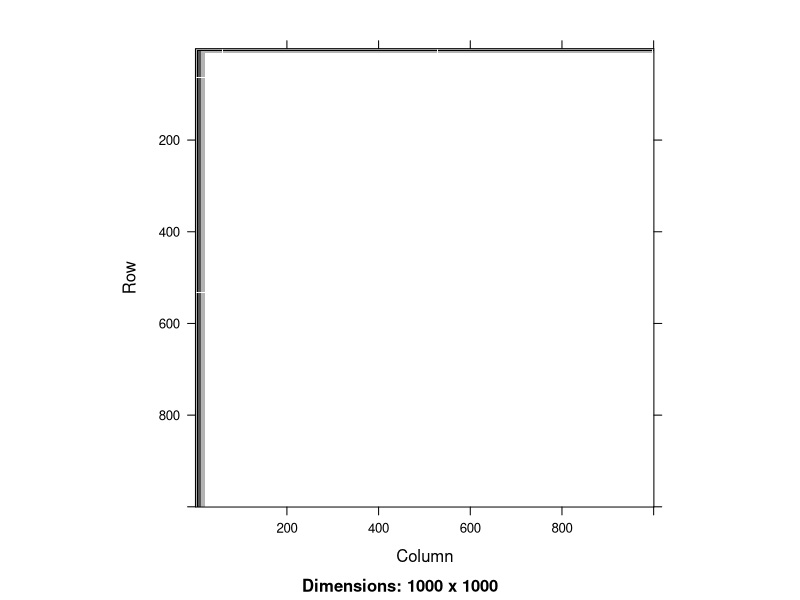

Reproduce this figure in R. (Note: this script raises an error after producing the figure.)
# Setup
rm(list=ls(all=T))
dev.off()
gc(reset=T)
set.seed(42)
library(compiler)
library(data.table)
library(Matrix)

# Old logic for n_components
old_logic <- cmpfun(function(n_samples, n_features){
  smallest_dim <- pmin(n_samples, n_features)

  max_dim <- round(0.5 * smallest_dim)
  n_components <- round(n_features ** 0.5)
  n_components <- pmin(n_components, max_dim)

  return(n_components)
})
stopifnot(old_logic(c(4, 100, 100), c(200, 2, 100)) == c(2, 1, 10))

# New logic for n_components
new_logic <- cmpfun(function(n_samples, n_features){
  smallest_dim <- pmin(n_samples, n_features)
  n_components <- rep(NA, length(smallest_dim))

  test_1 <- smallest_dim <= 4
  n_components[test_1] <- smallest_dim[test_1]

  test_2 <- (!test_1) & (n_samples <= 10 | n_features <= 25)
  n_components[test_2] <- 5

  test_3 <- (!test_1) & (!test_2)
  n_components[test_3] <- round(pmin(n_samples[test_3] * 0.5, n_features[test_3] ** 0.5))

  return(n_components)
})
stopifnot(new_logic(c(4, 100, 100), c(200, 2, 100)) == c(4, 2, 10))

# Test
test_cases <- CJ(n_samples=1:1000, n_features=1:1000)
test_cases[,min_dim := pmin(n_samples, n_features)]
test_cases[,old_k := old_logic(n_samples, n_features)]
test_cases[,new_k := new_logic(n_samples, n_features)]
test_cases[,diff_k := new_k-old_k]
test_cases[,pct_diff_k := diff_k/old_k]
test_cases[diff_k!=0, stopifnot(all(n_samples < 10 | n_features <= 20))]
test_cases[n_samples==1000 & diff_k != 0,]
test_cases[diff_k == max(diff_k),]
summary(test_cases[diff_k == max(diff_k),])
summary(test_cases[n_samples > 100 & n_features>100,])
test_cases[,list(pct=round(.N/nrow(test_cases)*100, 1)), by='diff_k'][order(diff_k),]

# Plot
img_mat <- test_cases[diff_k!=0,drop0(sparseMatrix(i=n_samples, j=n_features, x=diff_k/max(diff_k)))]
image(img_mat)

# Iterate through some real datasets:
mbtest_ids <- c(
  '5f98c7c48047520acaabbf1c', # 7.3 dockerized large
  '5f98c2fb23325218fd819873', # 7.3 dockerized small
  '61c507e1a6a3f9ed27375960'  # Current with preds
)
mbtest_urls <- paste0(
  "http://shrink.drdev.io/api/leaderboard_export/advanced_export.csv?mbtests=",
  mbtest_ids,
  "&max_sample_size_only=false"
)
dat_list <- lapply(mbtest_urls, fread)

dat <- rbindlist(dat_list, fill=T, use.names = T)
#sort(names(dat))
dat <- dat[,list(
  n_samples=as.numeric(Sample_Size),
  num=as.numeric(dataset_x_numeric),
  cat=as.numeric(dataset_x_cat),
  txt=as.numeric(dataset_x_txt),
  img=as.numeric(dataset_x_image)
)]
dat <- dat[is.finite(n_samples),]
dat <- dat[is.finite(num) | is.finite(cat) | is.finite(txt) | is.finite(img),]
dat <- unique(dat)
dat[,n_features := num +
      cat * 100 +
      txt * 200000 +
      img * 1024]
dat[,old_n_components := old_logic(n_samples, n_features)]
dat[,new_n_components := new_logic(n_samples, n_features)]
dat[,diff_n_components := new_n_components - old_n_components]
dat[,pct_diff_n_components := new_n_components / diff_n_components]
dat[,diff_data_size := n_samples * new_n_components - n_samples * old_n_components]
dat[,pct_diff_data_size := n_samples * new_n_components / diff_data_size]

# Plots
plot_dat <- unique(dat[,list(new_n_components, old_n_components)])
plot_dat[,plot(log(new_n_components) ~ log(old_n_components))]
abline(0, 1)
plot_dat[,plot(new_n_components ~ old_n_components)]
abline(0, 1)
plot_dat[old_n_components < 10, plot(new_n_components ~ old_n_components)]
abline(0, 1)

# Stats
summary(dat)
dat[diff_n_components!=0,]
summary(dat[diff_n_components!=0,])
summary(dat[diff_n_components!=0 & diff_data_size > 10000,])
dat[diff_n_components!=0 & diff_data_size > 10000,][order(diff_data_size),]
